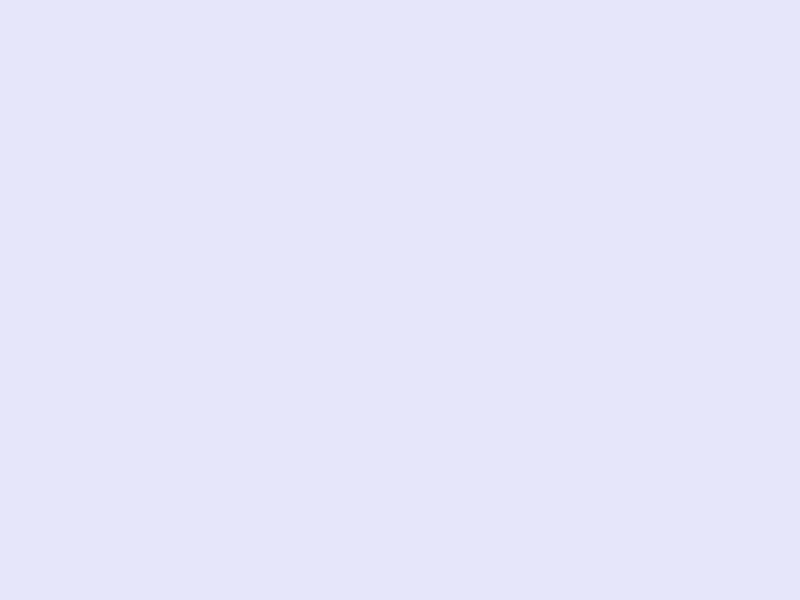
Frame 1 (no input)
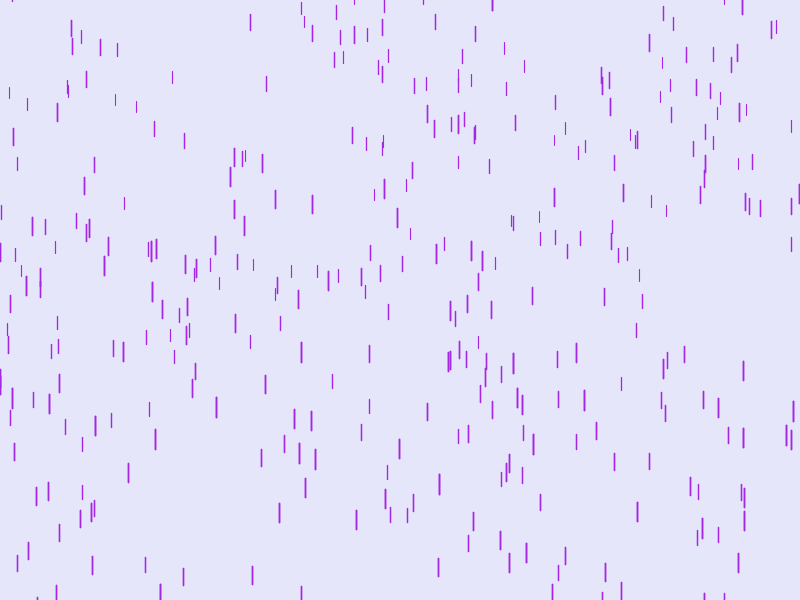
Frame 60 (the mouse pressed at the canvas centre just before this capture)
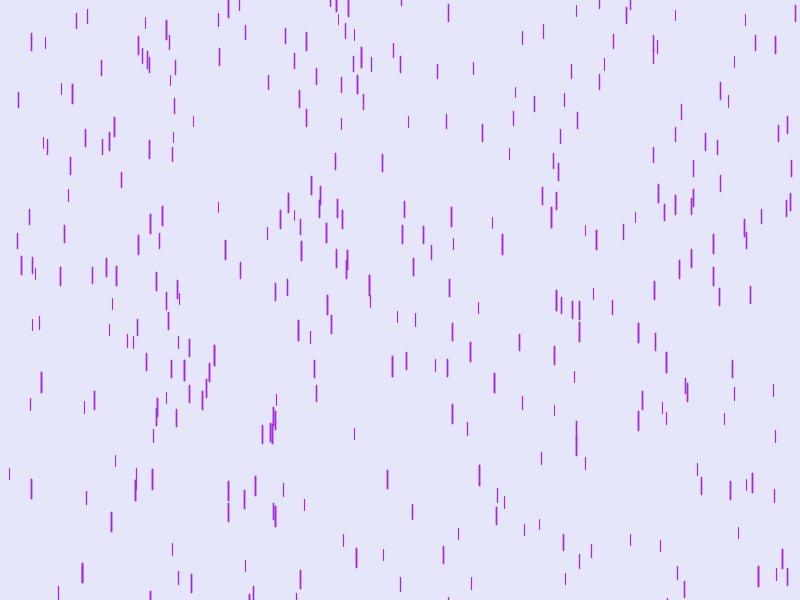
Frame 120 (the mouse held since frame 60 and released just before this capture)

The Processing sketch that drew these frames (run headless with seeded random() and noise(); from frame 60 on, the mouse is pressed at the canvas centre):

// Processing sketch: purple_rain
// ── purple_rain.pde

static final int N = 500;
Drop drops[];

void setup(){
  size(800, 600);
  drops = new Drop[N];
  for(int i = 0; i < N; i++){
    float randX = random(0, width);
    float randY = random(-700, -50);
    drops[i] = new Drop(randX, randY);
  }
}

void draw(){
    background(230, 230, 250);
    for(Drop drop : drops){
      if(drop.getY() > height)
         drop.respawn(random(0, width), random(-500, -50));
      drop.fall();
      drop.show();
    }
}

// ── Drop.pde
class Drop{
  private float x;
  private float y;
  private float z;
  private float yspeed;
  private float len;
  private float thick;
  private float gv;
  
  Drop(float x, float y){
    this.x = x;
    this.y = y;
    this.z = random(0, 20);
    this.yspeed = map(z, 0, 20, 4, 10);
    this.len = map(z, 0, 20, 10, 20);
    this.thick = map(z, 0, 20, 1, 2);
    this.gv = map(z, 0, 20, 0, 0.2);
  }
  
  float getY(){
    return y;
  }
  
  void respawn(float x, float y){
    this.x = x;
    this.y = y;
    yspeed = map(z, 0, 20, 4, 10);
  }
  
  void fall(){
     y += yspeed;
     yspeed += gv;
  }
  
  
  void show(){
    strokeWeight(thick);
    stroke(164, 40, 226);
    line(x, y, x, y + len);
  }


}
